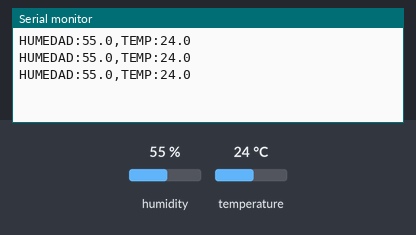
Bench run of a sketch on a simulated ESP32. Shown: the last lines printed to the serial monitor. Inputs (shaded band) come from the test bench; at power-on: humidity 55 %, temperature 24 °C.

Above: at 2.8 s.
2.9 s: humidity set to 22 %
At 5.5 s:
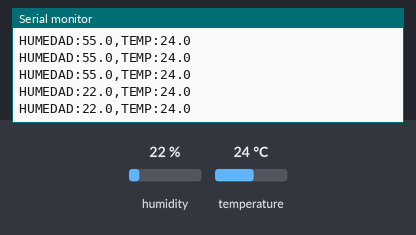
5.6 s: temperature set to 12 °C
At 6.6 s:
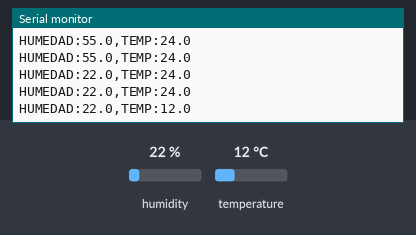
8.3 s: humidity set to 40 %
At 9.8 s:
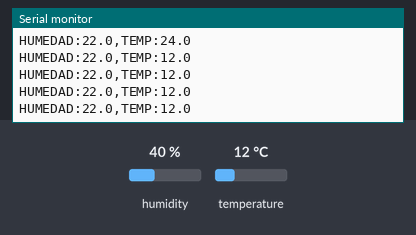
Timing chart, 0 to 11.3 s (numbered marks = the images above; inputs shaded):
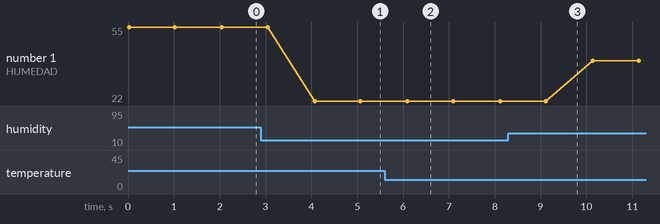

Measured:
- after the input at 2.9 s, the serial monitor: prints a new line after 1.2 s (image 1)
- after the input at 5.6 s, the serial monitor: prints a new line after 0.49 s (image 2)
- plotted number 1: 55 → 22 after the input at 2.9 s, 22 → 40 after the input at 8.3 s

The sketch:

Sensor_Humedad_Temperatura.ino
```cpp
#include "DHT.h"

#define DHTPIN 4          // Pin conectado al sensor DHT
#define DHTTYPE DHT11     // Cambia a DHT11 si usás ese modelo

DHT dht(DHTPIN, DHTTYPE);

void setup() {
  Serial.begin(115200);
  dht.begin();
}

void loop() {
  float humedad = dht.readHumidity();
  float temperatura = dht.readTemperature();  // En °C

  // Validar si la lectura fue exitosa
  if (isnan(humedad) || isnan(temperatura)) {
    Serial.println("Error leyendo el sensor DHT");
    delay(2000);
    return;
  }

  // Enviar los datos en formato compatible con Python
  Serial.print("HUMEDAD:");
  Serial.print(humedad, 1);  // un decimal
  Serial.print(",TEMP:");
  Serial.println(temperatura, 1);  // un decimal

  delay(1000);  // Esperar 1 segundo
}
```
